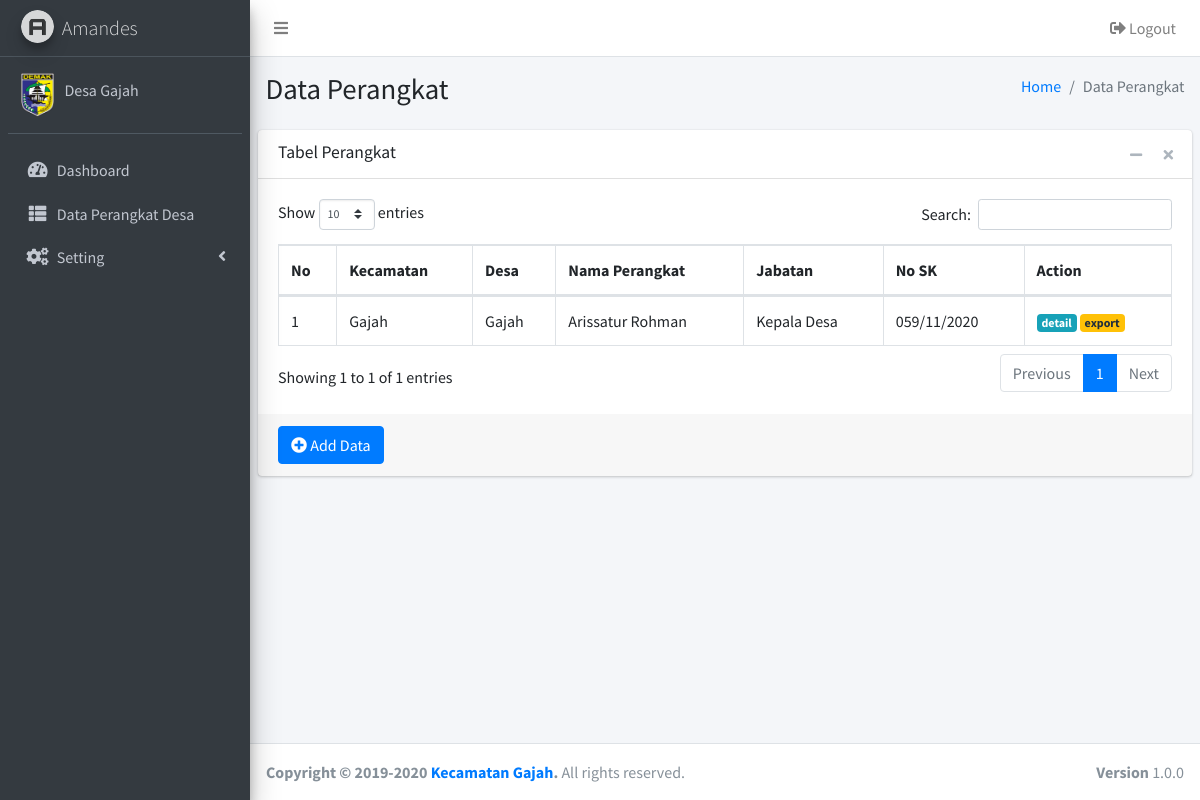
Page /index.php?page=perdes (signed in) on the committed database.
### tables this page shows
CREATE TABLE `tb_perdes` (
  `id_perdes` int(11) NOT NULL,
  `id_kec` int(11) NOT NULL,
  `id_desa` int(11) NOT NULL,
  `id_pend` int(11) NOT NULL,
  `id_jab` int(11) NOT NULL,
  `nama` varchar(30) NOT NULL,
  `jk` varchar(20) NOT NULL,
  `tempat` varchar(30) NOT NULL,
  `tgl_lahir` date NOT NULL,
  `alamat` text NOT NULL,
  `no_sk` varchar(50) NOT NULL,
  `tmt` date NOT NULL,
  `foto_perdes` varchar(100) NOT NULL,
  `foto_sk` varchar(100) NOT NULL,
  `siltap` varchar(20) NOT NULL,
  `tunj` varchar(20) NOT NULL,
  `status` enum('Y','N') NOT NULL
);

CREATE TABLE `tb_kec` (
  `id_kec` int(11) NOT NULL,
  `kec` varchar(30) NOT NULL
);

CREATE TABLE `tb_desa` (
  `id_desa` int(11) NOT NULL,
  `desa` varchar(30) NOT NULL,
  `id_kec` int(11) NOT NULL
);

CREATE TABLE `tb_jabatan` (
  `id_jab` int(11) NOT NULL,
  `jabatan` varchar(30) NOT NULL
);

### perdes/perdes.php (the view)
<section class="content-header">
    <div class="container-fluid">
        <div class="row mb-2">
            <div class="col-sm-6">
                <h1>Data Perangkat</h1>
            </div>
            <div class="col-sm-6">
                <ol class="breadcrumb float-sm-right">
                    <li class="breadcrumb-item"><a href="index.php">Home</a></li>
                    <li class="breadcrumb-item active">Data Perangkat</li>
                </ol>
            </div>
        </div>
    </div>
</section>
<section class="content">
    <div class="card">
        <div class="card-header">
            <h3 class="card-title">Tabel Perangkat</h3>
            <div class="card-tools">
                <button type="button" class="btn btn-tool" data-card-widget="collapse" data-toggle="tooltip" title="Collapse">
                    <i class="fas fa-minus"></i></button>
                <button type="button" class="btn btn-tool" data-card-widget="remove" data-toggle="tooltip" title="Remove">
                    <i class="fas fa-times"></i></button>
            </div>
        </div>
        <div class="card-body">
            <table id="example1" class="table table-bordered table-hover">
                <thead>
                    <tr>
                        <th>No</th>
                        <th>Kecamatan</th>
                        <th>Desa</th>
                        <th>Nama Perangkat</th>
                        <th>Jabatan</th>
                        <th>No SK</th>
                        <th>Action</th>
                    </tr>
                </thead>
                <tbody>
                <?php
                $no = 1;
                $sql = $conn->query("SELECT * FROM tb_perdes WHERE status='Y'");
                while($data = $sql->fetch_assoc()){
                ?>
                    <tr>
                        <td><?= $no++; ?></td>
                        <td>
                            <?php
                             $id_kec = $data['id_kec'];
                             $sql_kec = $conn->query("SELECT * FROM tb_kec WHERE id_kec=$id_kec");
                             while($data_kec = $sql_kec->fetch_assoc()){
                             echo $data_kec['kec']; ?>
                             <?php } ?>
                        </td>
                        <td>
                            <?php
                             $id_desa = $data['id_desa'];
                             $sql_desa = $conn->query("SELECT * FROM tb_desa WHERE id_desa=$id_desa");
                             while($data_desa = $sql_desa->fetch_assoc()){
                             echo $data_desa['desa']; ?>
                             <?php }?>
                        </td>
                        <td><?= $data['nama']; ?></td>
                        <td>
                            <?php
                             $id_jab = $data['id_jab'];
                             $sql_jab = $conn->query("SELECT * FROM tb_jabatan WHERE id_jab=$id_jab");
                             while($data_jab = $sql_jab->fetch_assoc()){
                             echo $data_jab['jabatan']; ?>
                             <?php }?>
                        </td>
                        <td><?= $data['no_sk']; ?></td>
                        <td>
                            <a href="?page=perdes&action=detail&id=<?= $data['id_perdes']; ?>" class="badge badge-info">detail</a>
                            <a href="export.php" target="_blank" class="badge badge-warning">export</a>
                        </td>
                    </tr>
                <?php } ?>
                </tbody>
            </table>
        </div>
        <?php
        if(isset($_SESSION["login"])){
        ?>
        <div class="card-footer">
            <a href="?page=perdes&action=add" class="btn btn-primary"><i class="fas fa-plus-circle"></i> Add Data</a>
        </div>
          <?php } ?>
    </div>
</section>

### rows in the picture
tb_perdes: nama "Arissatur Rohman", no_sk "059/11/2020"
tb_kec: kec "Gajah"
tb_desa: desa "Gajah"
tb_jabatan: jabatan "Kepala Desa"

### other values in the picture
$_SESSION['nama'] "Desa Gajah"
